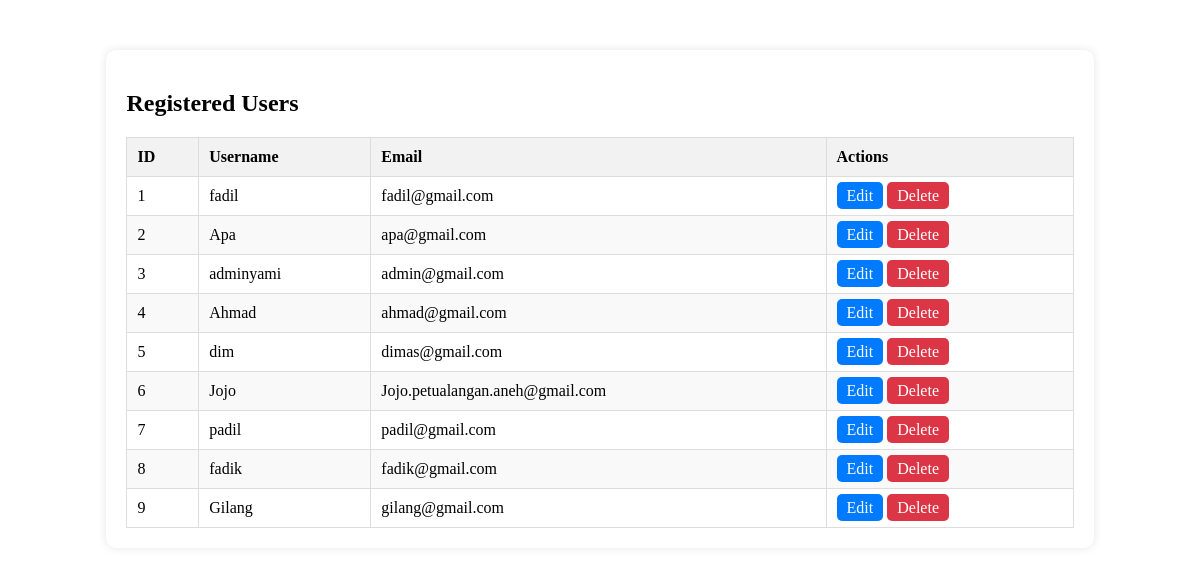
Screenshot of /src/views/user_list.php (signed in) with the database file from the repository.
### tables this page shows
CREATE TABLE `users` (
  `id` int NOT NULL,
  `full_name` varchar(255) NOT NULL,
  `phone_number` varchar(20) NOT NULL,
  `username` varchar(50) NOT NULL,
  `email` varchar(255) NOT NULL,
  `password` varchar(255) NOT NULL,
  `created_at` timestamp NOT NULL DEFAULT CURRENT_TIMESTAMP,
  `role` enum('user','pemateri','admin') DEFAULT 'user',
  `is_subscribed` tinyint(1) DEFAULT '0',
  `subscription_expiry` date DEFAULT NULL
);

### src/views/user_list.php (the view, shortened to what this page needs)
<?php
require '../../database/db_connection.php';
$sql = "SELECT * FROM users";
$stmt = $pdo->query($sql);
$users = $stmt->fetchAll(PDO::FETCH_ASSOC);
?>
<!DOCTYPE html>
<html lang="en">
<head>
    <link rel="stylesheet" href="../../public/css/userlist.css">
</head>
<body>
    <div class="container">
        <h2>Registered Users</h2>
        <table class="user-table">
            <thead>
                <tr>
                    <th>ID</th>
                    <th>Username</th>
                    <th>Email</th>
                    <th>Actions</th>
                </tr>
            </thead>
            <tbody>
                <?php foreach ($users as $user): ?>
                <tr>
                    <td><?php echo $user['id']; ?></td>
                    <td><?php echo $user['username']; ?></td>
                    <td><?php echo $user['email']; ?></td>
                    <td>
                        <a href="edit_user.php?id=<?php echo $user['id']; ?>" class="btn-edit">Edit</a>
                        <a href="../controller/delete_user.php?id=<?php echo $user['id']; ?>" class="btn-delete" onclick="return confirm('Are you sure you want to delete this user?');">Delete</a>
                    </td>
                </tr>
                <?php endforeach; ?>
            </tbody>
        </table>
    </div>
</body>
</html>

### public/css/userlist.css (style rules this page uses)
.container { background-color: white; padding: 20px; margin: 50px auto; border-radius: 10px; box-shadow: 0 0 10px rgba(0, 0, 0, 0.1); width: 80%; }
.user-table { width: 100%; border-collapse: collapse; margin-top: 20px; }
.user-table thead tr { background-color: #f2f2f2; }
.user-table th, .user-table td { padding: 10px; text-align: left; border: 1px solid #ddd; }
.user-table tr:nth-child(even) { background-color: #f9f9f9; }
.btn-edit { padding: 5px 10px; background-color: #007bff; color: white; text-decoration: none; border-radius: 5px; }
.btn-delete { padding: 5px 10px; background-color: #dc3545; color: white; text-decoration: none; border-radius: 5px; }

### rows the page displays
users: id "1", username "fadil", email "fadil@gmail.com"
users: id "2", username "Apa", email "apa@gmail.com"
users: id "3", username "adminyami", email "admin@gmail.com"
users: id "4", username "Ahmad", email "ahmad@gmail.com"
users: id "5", username "dim", email "dimas@gmail.com"
users: id "6", username "Jojo", email "Jojo.petualangan.aneh@gmail.com"
users: id "7", username "padil", email "padil@gmail.com"
users: id "8", username "fadik", email "fadik@gmail.com"
users: id "9", username "Gilang", email "gilang@gmail.com"
